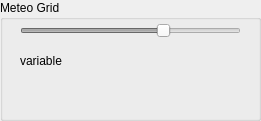
   <widget class="QGroupBox" name="groupBoxMeteoGrid">
    <property name="geometry">
     <rect>
      <x>0</x>
      <y>430</y>
      <width>261</width>
      <height>121</height>
     </rect>
    </property>
    <property name="autoFillBackground">
     <bool>true</bool>
    </property>
    <property name="title">
     <string>Meteo Grid</string>
    </property>
    <widget class="QWidget" name="widgetColorLegendGrid" native="true">
     <property name="geometry">
      <rect>
       <x>0</x>
       <y>70</y>
       <width>261</width>
       <height>41</height>
      </rect>
     </property>
     <property name="font">
      <font>
       <pointsize>8</pointsize>
      </font>
     </property>
     <property name="toolTip">
      <string>Variable colors</string>
     </property>
    </widget>
    <widget class="QSlider" name="meteoGridOpacitySlider">
     <property name="enabled">
      <bool>false</bool>
     </property>
     <property name="geometry">
      <rect>
       <x>20</x>
       <y>20</y>
       <width>221</width>
       <height>22</height>
      </rect>
     </property>
     <property name="toolTip">
      <string>Meteo Grid opacity</string>
     </property>
     <property name="toolTipDuration">
      <number>-1</number>
     </property>
     <property name="statusTip">
      <string notr="true"/>
     </property>
     <property name="whatsThis">
      <string notr="true"/>
     </property>
     <property name="accessibleName">
      <string/>
     </property>
     <property name="accessibleDescription">
      <string/>
     </property>
     <property name="maximum">
      <number>100</number>
     </property>
     <property name="value">
      <number>66</number>
     </property>
     <property name="orientation">
      <enum>Qt::Horizontal</enum>
     </property>
    </widget>
    <widget class="QLabel" name="labelMeteoGridScale">
     <property name="geometry">
      <rect>
       <x>20</x>
       <y>50</y>
       <width>221</width>
       <height>21</height>
      </rect>
     </property>
     <property name="palette">
      <palette>
       <active>
        <colorrole role="WindowText">
         <brush brushstyle="SolidPattern">
          <color alpha="255">
           <red>0</red>
           <green>0</green>
           <blue>0</blue>
          </color>
         </brush>
        </colorrole>
       </active>
       <inactive>
        <colorrole role="WindowText">
         <brush brushstyle="SolidPattern">
          <color alpha="255">
           <red>0</red>
           <green>0</green>
           <blue>0</blue>
          </color>
         </brush>
        </colorrole>
       </inactive>
       <disabled>
        <colorrole role="WindowText">
         <brush brushstyle="SolidPattern">
          <color alpha="255">
           <red>127</red>
           <green>127</green>
           <blue>127</blue>
          </color>
         </brush>
        </colorrole>
       </disabled>
      </palette>
     </property>
     <property name="font">
      <font>
       <pointsize>9</pointsize>
      </font>
     </property>
     <property name="text">
      <string>variable</string>
     </property>
    </widget>
   </widget>
